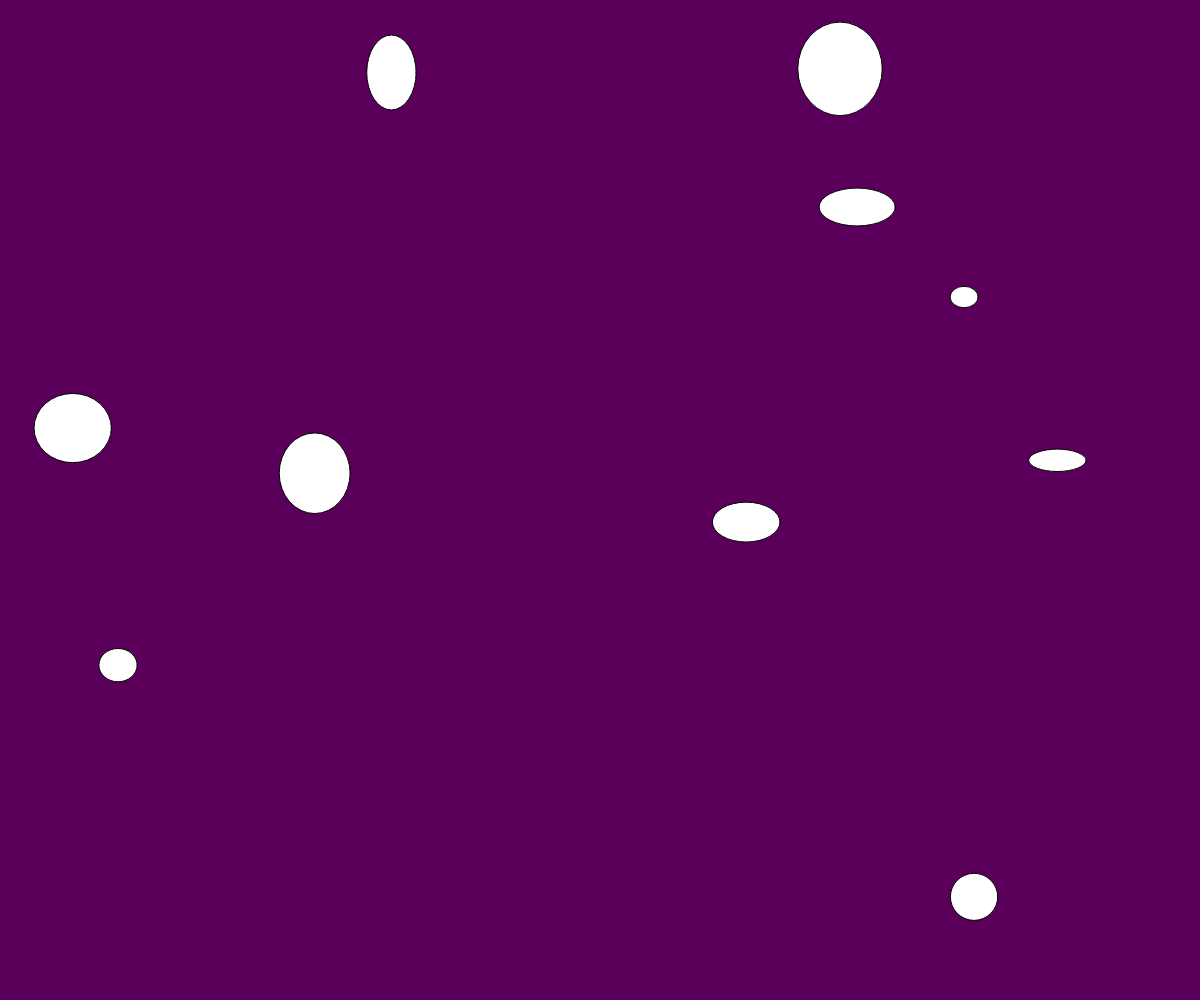
Frame 1 (no input)
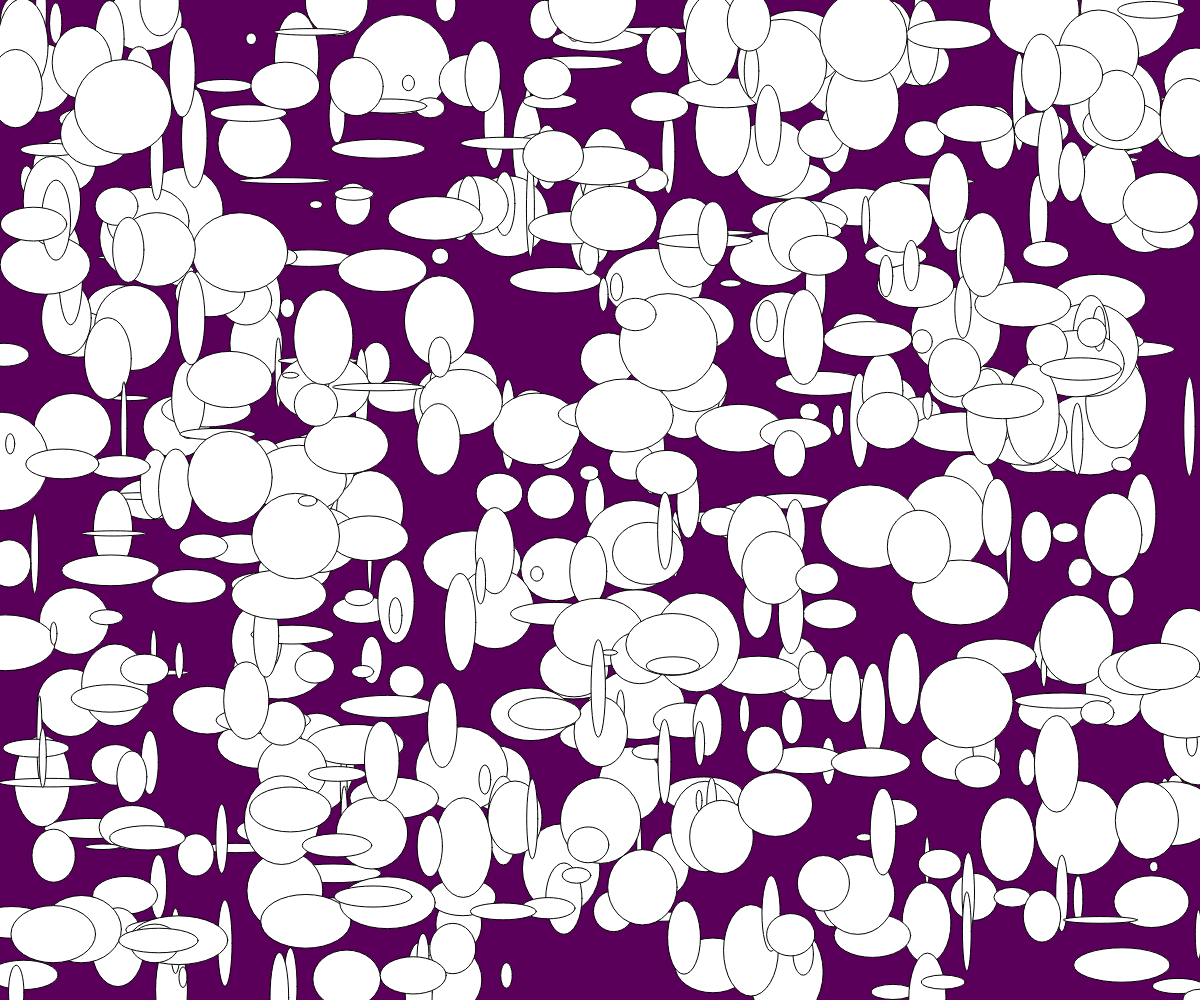
Frame 60 (no input)
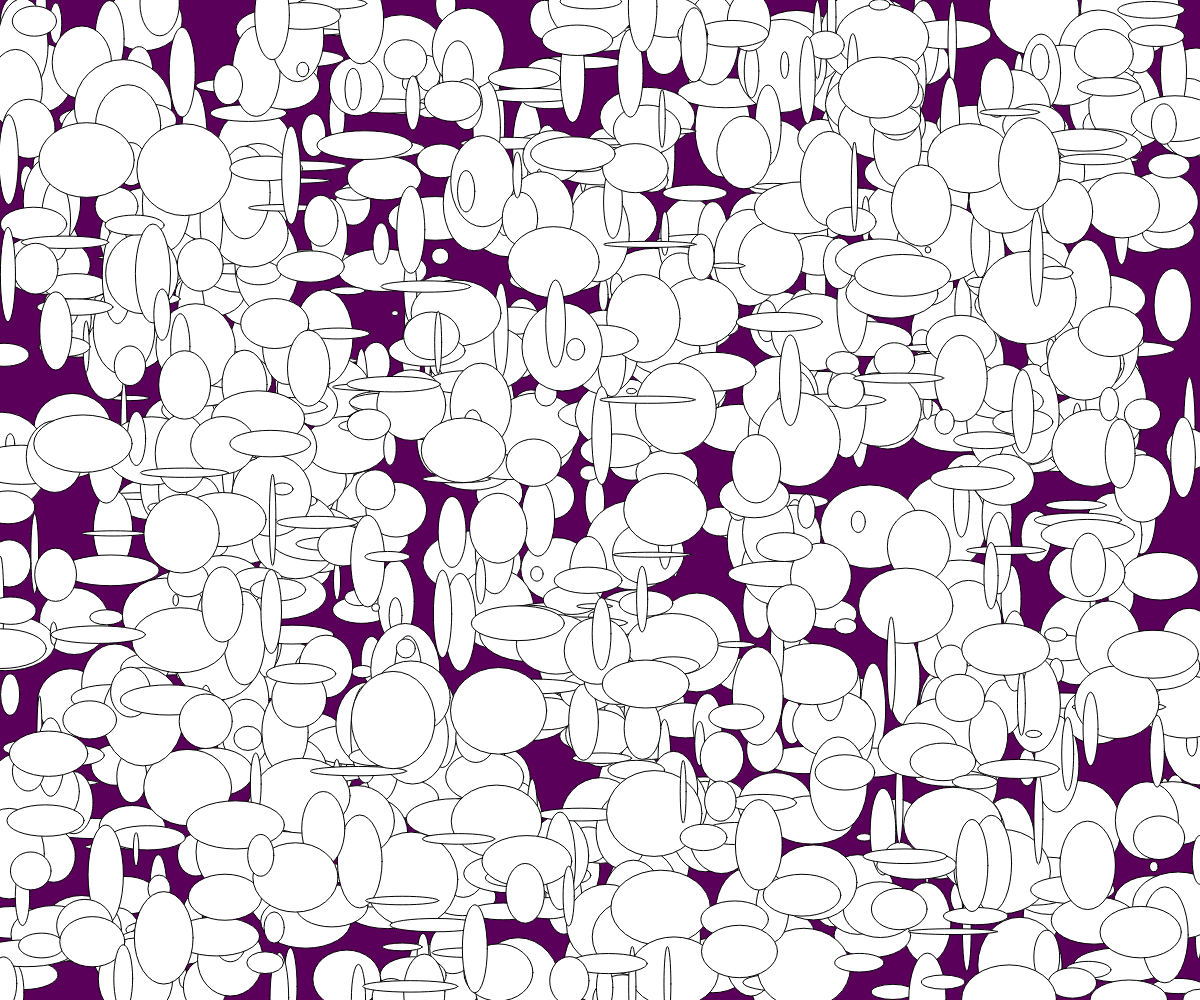
Frame 120 (the mouse pressed at the canvas centre since frame 60)

The p5.js sketch that drew these frames (run headless with seeded random() and noise() and a simulated clock; from frame 60 on, the mouse is pressed at the canvas centre):

// p5.js sketch
// ── sketch.js
let escala = 15;


function setup() {
  createCanvas(windowWidth, windowHeight);
  background(90, 0, 90);
  for (let iterador = 0; iterador < 10; iterador++) {
    console.log(iterador)
  }
}

function draw() {
  
  //ellipse(mouseX, mouseY, 10*frameCount, 20*escala)
for (let iterador = 0; iterador < 10; iterador++) {
  ellipse(random(0, width),
          random(0, height),
          random(5, 100),
          random(5, 100),
          );
}
console.log(frameCount); 
}
